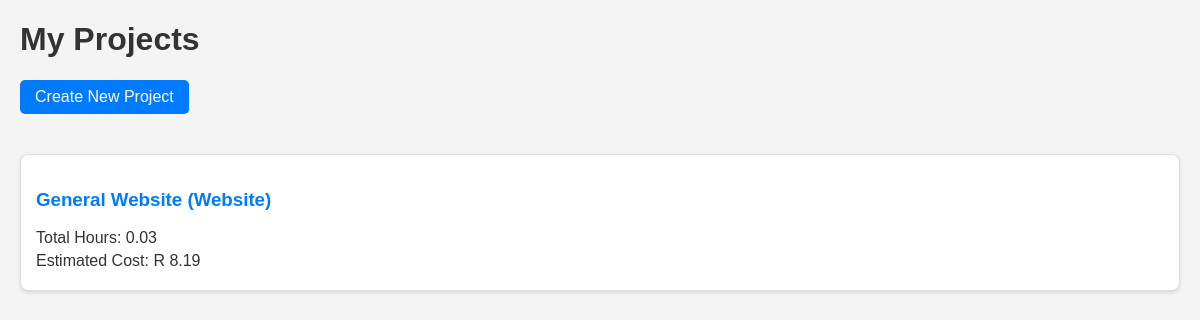
The page / on the database its author committed.
### app.py (models this page shows, shortened)
class Project(db.Model):
    id = db.Column(db.Integer, primary_key=True)
    name = db.Column(db.String(100), nullable=False)
    type = db.Column(db.String(50), nullable=False)
    hourly_rate = db.Column(db.Float, default=0.0)
    sessions = db.relationship('Session', backref='project', lazy=True, cascade="all, delete-orphan")
    total_hours = db.Column(db.Float, default=0.0)
    estimated_cost = db.Column(db.Float, default=0.0)

### app.py (the view)
@app.route('/')
def index():
    projects = Project.query.all()
    return render_template('index.html', projects=projects)

### templates/index.html (shortened to what this page needs)
<!DOCTYPE html>
<html lang="en">
<head>
    <link rel="stylesheet" href="{{ url_for('static', filename='css/style.css') }}">
</head>
<body>
    <h1>My Projects</h1>
    <p><a href="{{ url_for('create_project') }}" style="padding: 8px 15px; background-color: #007bff; color: white; border-radius: 5px; display: inline-block; margin-bottom: 20px;">Create New Project</a></p>
    <div class="project-list">
        {% if projects %}
            {% for project in projects %}
                <div class="project-item">
                    <h3><a href="{{ url_for('view_project', project_id=project.id) }}">{{ project.name }} ({{ project.type }})</a></h3>
                    <p>Total Hours: {{ "%.2f"|format(project.total_hours) }}</p>
                    <p>Estimated Cost: R {{ "%.2f"|format(project.estimated_cost) }}</p>
                </div>
            {% endfor %}
        {% else %}
            <p>No projects created yet. Start by creating one!</p>
        {% endif %}
    </div>
</body>
</html>

### static/css/style.css (style rules this page uses)
body { font-family: sans-serif; margin: 20px; background-color: #f4f4f4; color: #333; }
h1, h3 { color: #333; }
a { text-decoration: none; color: #007bff; }
.project-list { margin-top: 20px; }
.project-item { background-color: #fff; border: 1px solid #ddd; padding: 15px; margin-bottom: 15px; border-radius: 8px; box-shadow: 0 2px 4px rgba(0,0,0,0.1); }
.project-item p { margin: 5px 0; }

### rows shown on the page
Project: name "General Website", type "Website", total_hours "0.03", estimated_cost "8.19"
